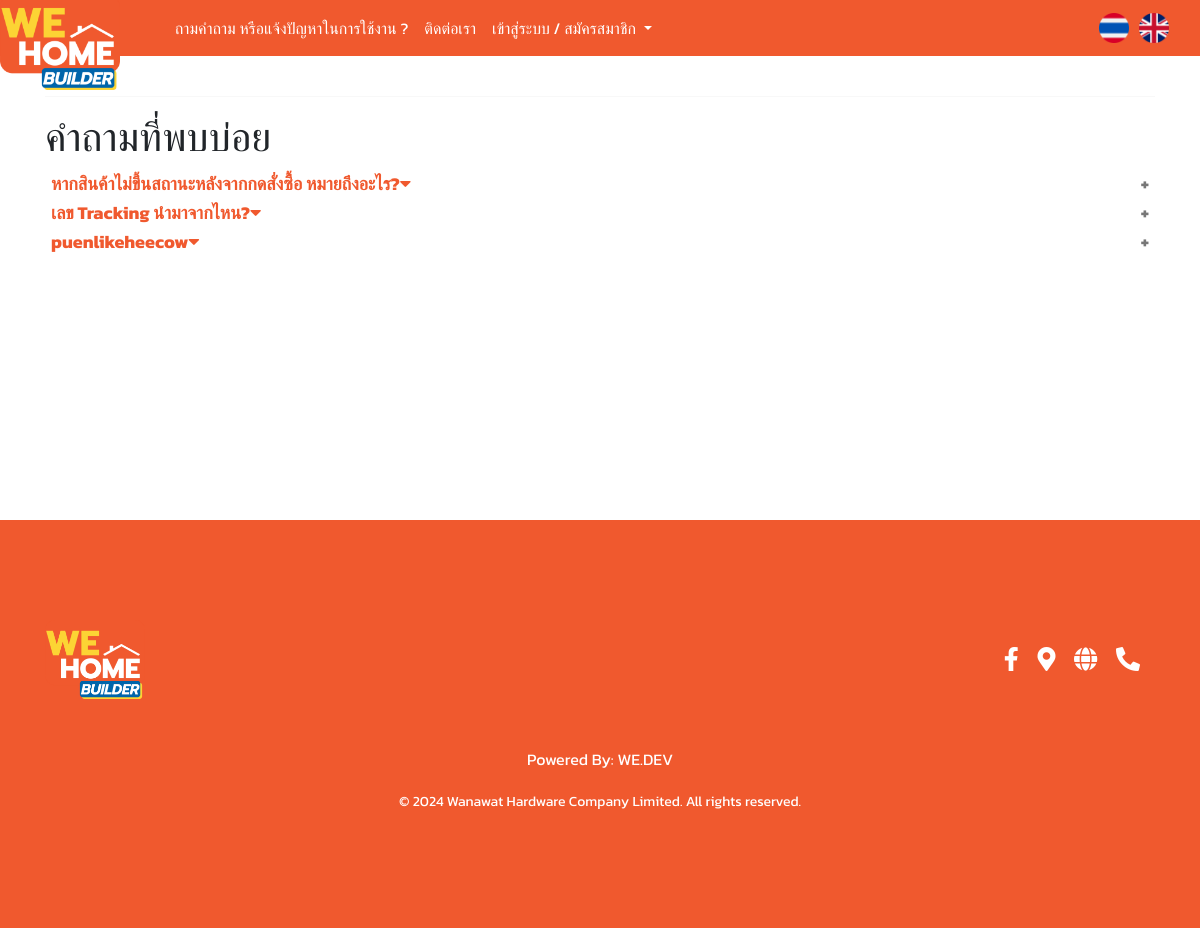
Page /view/freqquestion_main on the committed database.
### tables this page shows
CREATE TABLE IF NOT EXISTS `tb_freq` (
  `freq_id` int(11) NOT NULL AUTO_INCREMENT,
  `freq_header` varchar(255) NOT NULL,
  `freq_content` varchar(255) NOT NULL,
  `freq_create_at` timestamp NOT NULL DEFAULT current_timestamp(),
  `freq_status` tinyint(4) DEFAULT 1,
  PRIMARY KEY (`freq_id`)
);

### view/function/func_freq.php (the view)
<?php
require_once ('../view/config/connect.php');
$query = "SELECT freq_header , freq_content FROM tb_freq";
$result = mysqli_query($conn, $query);
?>
<?php
if (mysqli_num_rows($result) > 0) {
    while ($row = mysqli_fetch_assoc($result)) {
        echo '
        <button class="accordion">' . $row['freq_header'] . '<i class="fas fa-caret-down"></i></button>
        <div class="panel">
            <div class="panel-content">
                <div class="box-widget">
                    <p>' . $row['freq_content'] . '</p>
                </div>
            </div>
        </div>';
    }
} else {
    echo "No questions found.";
}
?>

### view/assets/css/style.css (style rules this page uses)
body { font-family: 'Kanit', sans-serif; font-weight: bold; }

### view/function/head.php (style rules this page uses)
body { font-family: 'Kanit', sans-serif !important; }

### view/function/freqpage.php (style rules this page uses)
.accordion { cursor: pointer; border: none; outline: none; transition: 0.4s; font-size: 18px; font-weight: bold; background-color: transparent; width: 100%; text-align: left; color: #F0592E; }
.accordion:after { content: '\002B'; color: #777; font-weight: bold; float: right; margin-left: 5px; }

### rows in the picture
tb_freq: freq_header "หากสินค้าไม่ขึ้นสถานะหลังจากกดสั่งซื้อ หมายถึงอะไร?"
tb_freq: freq_header "เลข Tracking นำมาจากไหน?"
tb_freq: freq_header "puenlikeheecow"

### other values in the picture
$lang_question "ถามคำถาม หรือแจ้งปัญหาในการใช้งาน"
$lang_contact "ติดต่อเรา"
$lang_login "เข้าสู่ระบบ"
$lang_register "สมัครสมาชิก"
